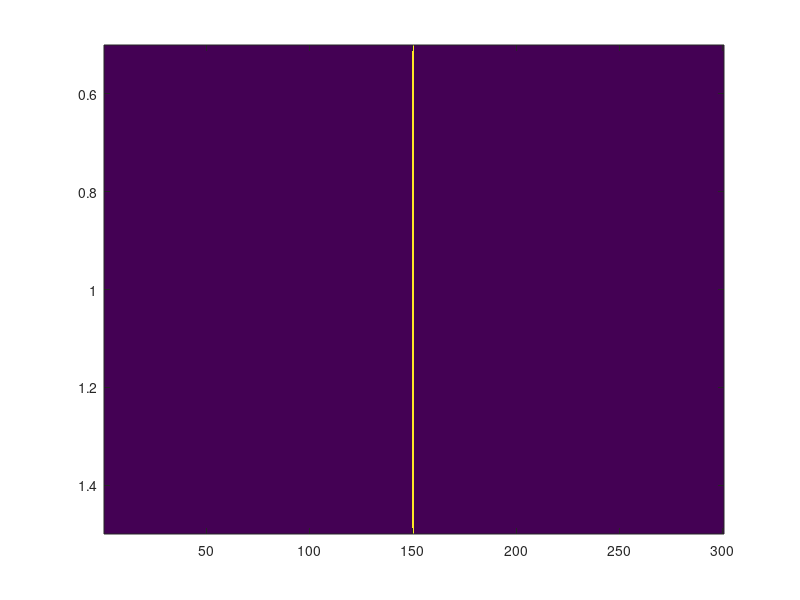

Recreate this plot in MATLAB. (Note: this script raises an error after producing the figure.)
clear; clc; close all;
x = 300;
t = 300;
ruleset = 110; % 30 | 90 | 110 | 190 | 222
wait = 0.05;


gen = zeros(1, x);
gen(1, floor(x/2)) = 1;
% gen(1, 2) = 1;

% for ii = 1:t
%     imagesc(gen)
%     pause(wait)
%     for jj = 2:x-1
%         left = gen(ii, jj - 1);
%         right = gen(ii, jj + 1);
%         me    = gen(ii, jj);
%         gen(ii+1, jj)  = rule(left, me, right, ruleset);
%     end
% end

for ii = 1:t -1
    imagesc(gen)
    pause(wait)
    for jj = 1:x
        if(jj == 1)
            left = gen(ii, x);
            right = gen(ii, jj + 1);
        elseif(jj == x)
            left = gen(ii, jj - 1);
            right = gen(ii, 1);
        else
            left = gen(ii, jj - 1);
            right = gen(ii, jj + 1);
        end
        me    = gen(ii, jj);
        gen(ii+1, jj)  = rule(left, me, right, ruleset);
    end
end

% imagesc(gen),
% colormap hot


